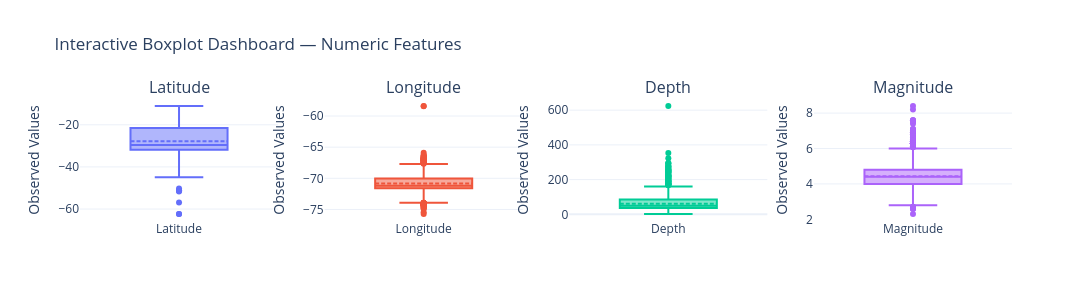

The notebook cell this image was saved under:
### Markdown cell above
#### Outlier Detection

### Code cell
# Select numeric columns
numeric_columns = df.select_dtypes(
    include=np.number
).columns

if len(numeric_columns) > 0:

    # create boxplots
    # Dashboard layout
    n_cols = 4
    n_rows = math.ceil(len(numeric_columns) / n_cols)

    # Create subplot figure
    fig = make_subplots(
        rows=n_rows,
        cols=n_cols,
        subplot_titles=numeric_columns
    )

    # Add boxplots
    for i, col in enumerate(numeric_columns):
        row = (i // n_cols) + 1
        col_pos = (i % n_cols) + 1

        fig.add_trace(
            go.Box(
                y=df[col],
                name=col,
                boxmean=True
            ),
            row=row,
            col=col_pos
        )

    # Update layout
    fig.update_layout(
        title="Interactive Boxplot Dashboard — Numeric Features",
        height=300 * n_rows,
        width=1400,
        showlegend=False,
        template="plotly_white"
    )

    # Add axis labels
    fig.update_yaxes(title_text="Observed Values")

    # Show dashboard
    fig.show()

else:
    print("No numeric variables available for outlier analysis.")

### Figure 1 — Plotly figure (JSON) as saved in the notebook; plotly's stock layout.template omitted (floating-point values rounded to 4 significant figures; data arrays with more than 128 entries replaced by an {"elided": "..."} marker saying what was removed)
{"data": [{"boxmean": true, "name": "Latitude", "type": "box", "xaxis": "x", "y": {"elided": "4018 float values"}, "yaxis": "y"}, {"boxmean": true, "name": "Longitude", "type": "box", "xaxis": "x2", "y": {"elided": "4018 float values"}, "yaxis": "y2"}, {"boxmean": true, "name": "Depth", "type": "box", "xaxis": "x3", "y": {"elided": "4018 int values"}, "yaxis": "y3"}, {"boxmean": true, "name": "Magnitude", "type": "box", "xaxis": "x4", "y": {"elided": "4018 float values"}, "yaxis": "y4"}], "layout": {"annotations": [{"font": {"size": 16}, "showarrow": false, "text": "Latitude", "x": 0.1062, "xanchor": "center", "xref": "paper", "y": 1, "yanchor": "bottom", "yref": "paper"}, {"font": {"size": 16}, "showarrow": false, "text": "Longitude", "x": 0.3688, "xanchor": "center", "xref": "paper", "y": 1, "yanchor": "bottom", "yref": "paper"}, {"font": {"size": 16}, "showarrow": false, "text": "Depth", "x": 0.6313, "xanchor": "center", "xref": "paper", "y": 1, "yanchor": "bottom", "yref": "paper"}, {"font": {"size": 16}, "showarrow": false, "text": "Magnitude", "x": 0.8938, "xanchor": "center", "xref": "paper", "y": 1, "yanchor": "bottom", "yref": "paper"}], "height": 300, "showlegend": false, "title": {"text": "Interactive Boxplot Dashboard — Numeric Features"}, "width": 1400, "xaxis": {"anchor": "y", "domain": [0, 0.2125]}, "xaxis2": {"anchor": "y2", "domain": [0.2625, 0.475]}, "xaxis3": {"anchor": "y3", "domain": [0.525, 0.7375]}, "xaxis4": {"anchor": "y4", "domain": [0.7875, 1]}, "yaxis": {"anchor": "x", "domain": [0, 1], "title": {"text": "Observed Values"}}, "yaxis2": {"anchor": "x2", "domain": [0, 1], "title": {"text": "Observed Values"}}, "yaxis3": {"anchor": "x3", "domain": [0, 1], "title": {"text": "Observed Values"}}, "yaxis4": {"anchor": "x4", "domain": [0, 1], "title": {"text": "Observed Values"}}}}
